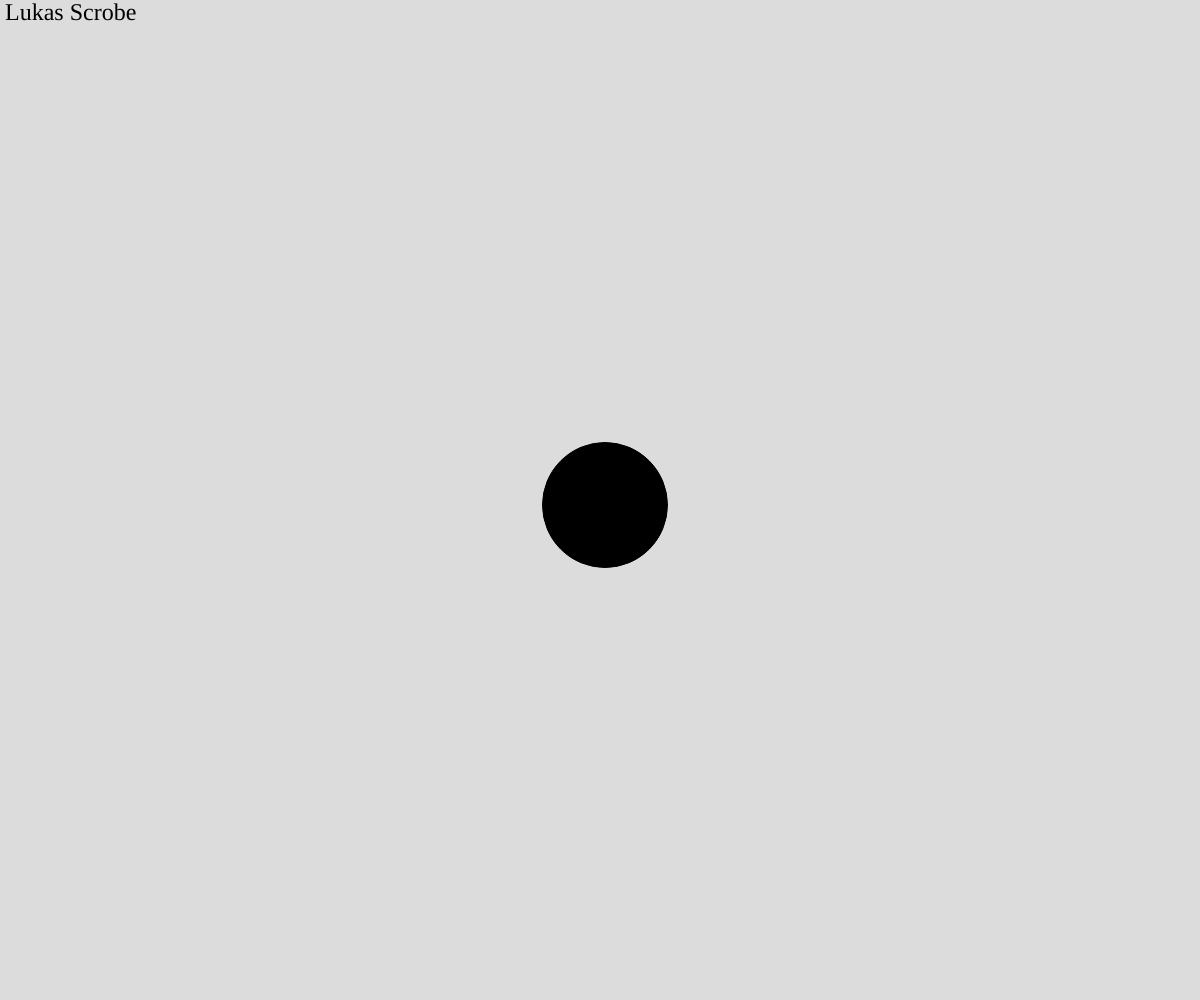
Frame 1 (no input)
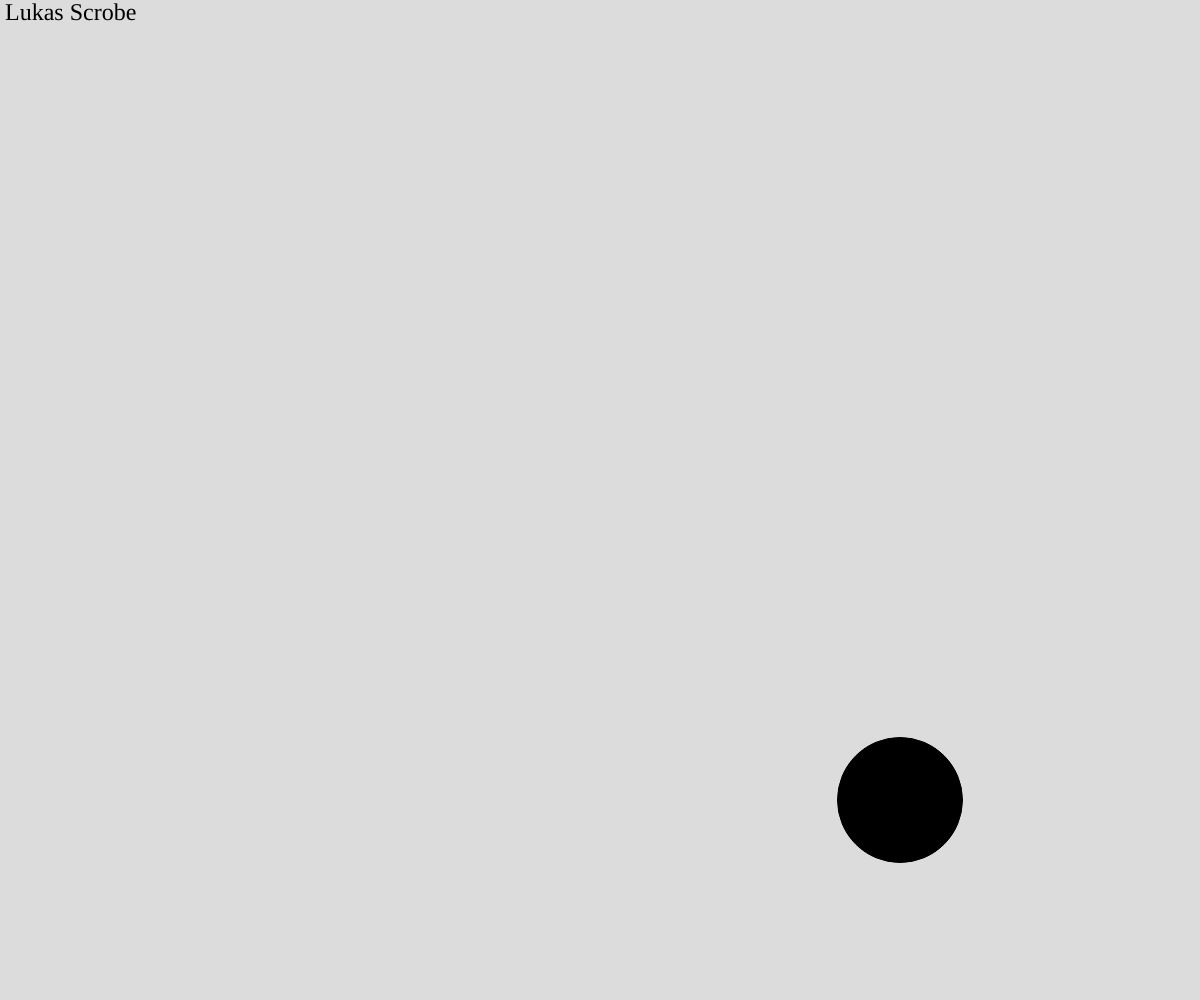
Frame 60 (no input)
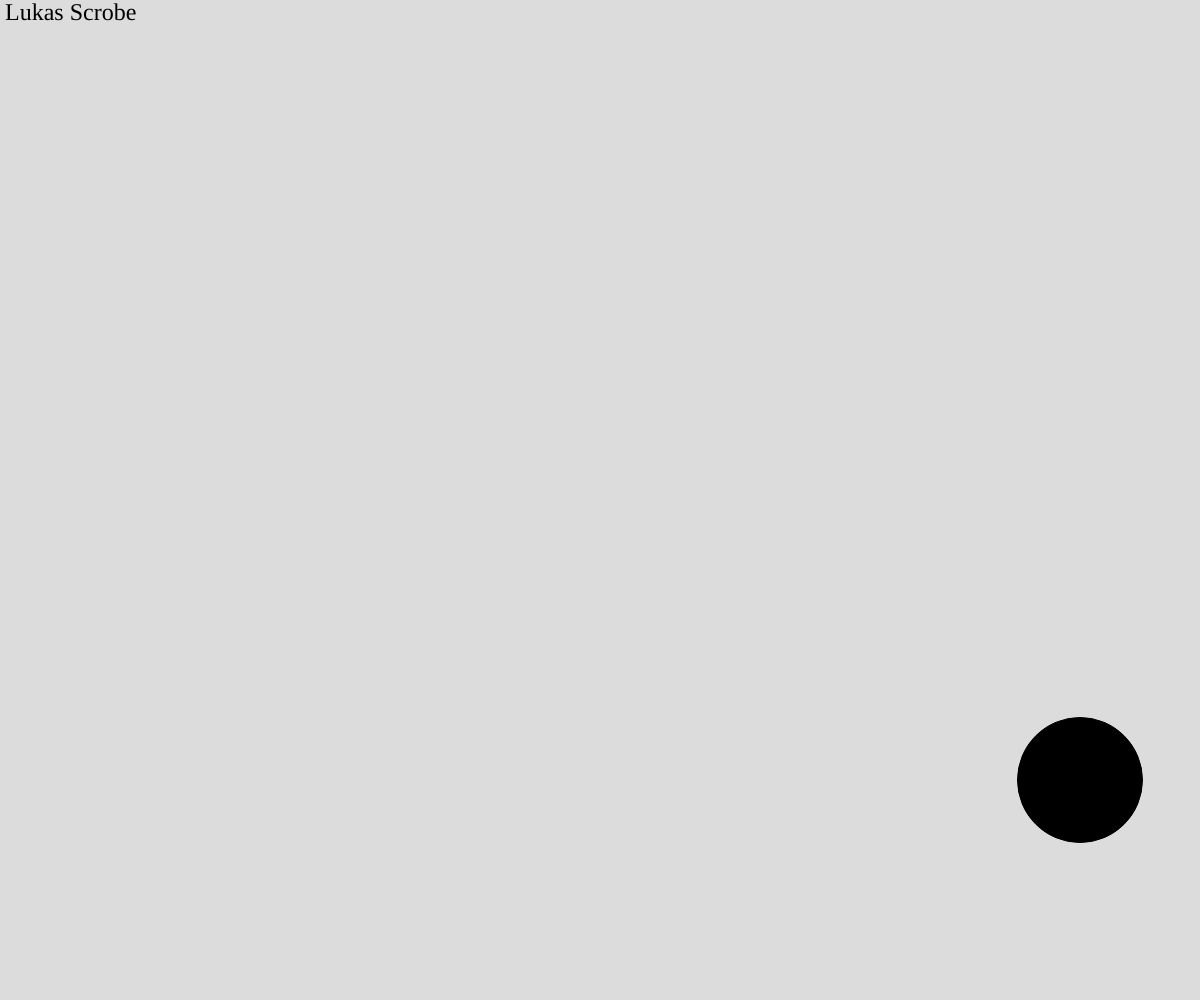
Frame 120 (the mouse pressed at the canvas centre since frame 60)

The p5.js sketch that drew these frames (run headless with seeded random() and noise() and a simulated clock; from frame 60 on, the mouse is pressed at the canvas centre):

// p5.js sketch
// ── sketch.js
// Primative Paint
// Lukas Scrobe
// Sept/15/2023
// Make a sandbox enviornment for the user to draw in

let overlay, ballX, ballY, xSpeed = 5, ballSize = 125, ySpeed = 5; // these are unchanging so that if something changes them in a function later they return to their original values

function setup() { // this creates the canvas and sets up some variables that will be used later
  createCanvas(windowWidth, windowHeight);
  overlay = createGraphics(width, height);
  ballX = width / 2;
  ballY = height / 2;
}

function keyPressShapes() { // if a specific key is pressed it produces that shape the the users mouse is
  if (keyIsPressed) {
    if (key === "a") { // if the "a" key is pressed it creates a rectangle where the mouse is
      overlay.rect(mouseX, mouseY, 50, 25);
      overlay.fill(random(0, 255), random(0, 255), random(0, 255));
    }
    if (key === "s") { // if the "s" key is pressed it creates a circle where the mouse is
      overlay.ellipse(mouseX, mouseY, 55, 55);
      overlay.fill(random(0, 255), random(0, 255), random(0, 255));
    }
    if (key === "d") { // if the "d" key is pressed it creates a semi-circle where the mouse is
      overlay.arc(mouseX, mouseY, 80, 80, 0, PI + TWO_PI, PIE);
      overlay.fill(random(0, 255), random(0, 255), random(0, 255));
    }
  }
  image(overlay, 0, 0);
}

function screenSaver() { // this ball acts like a screen saver where it bounces around the x and y-axis of the canvas
  ballX = ballX + xSpeed;
  ballY = ballY + ySpeed;
  if (ballX + ballSize / 2 >= windowWidth || ballX - ballSize / 2 <= 0) {
    xSpeed *= -1;
  }
  if (ballY + ballSize / 2 >= windowHeight || ballY - ballSize / 2 <= 0) {
    ySpeed *= -1;
  }
  fill(0);
  circle(ballX, ballY, ballSize);
}

function cleanSlate() { // if the space bar is pressed, it clears the canvas leaving it blank 
  if (keyIsPressed) {
    if (key === " ") {
      setup();
    }
  }
}

function draw() { // these call upon and draw the shapes in the functions above
  background(220);
  keyPressShapes();
  screenSaver();
  cleanSlate();
  textFont("wingdings", 24); // this changes the text font and pixel size for printed text on the canvas
  text("Lukas Scrobe", 5, 20); // this prints my name in the top corner of the canvas
}
